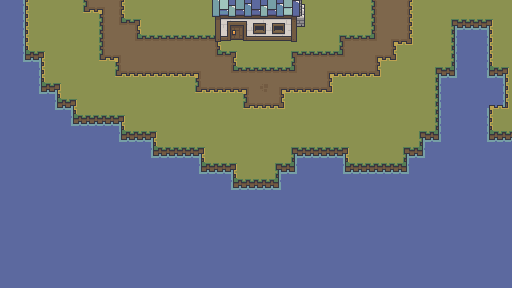

A level layout from a 2D game, rendered from its tile map. Below: a short description, then the map file with its tile-grid data intact:
An orthogonal 32x18 tile map with 16x16 px tiles, 3 tile layers (water, floor, house), 3 tilesets and 4 objects.

<map version="1.10" tiledversion="1.11.2" orientation="orthogonal" renderorder="right-down" width="32" height="18" tilewidth="16" tileheight="16" infinite="0" nextlayerid="11" nextobjectid="5">
 <tileset firstgid="1" source="../../assets/tileset/forest/forest_.tsx" />
 <tileset firstgid="199" source="../../assets/tileset/forest/forestPath_.tsx" />
 <tileset firstgid="239" source="../../assets/tileset/house/structures/blueHouse_4_0.tsx" />
 <group id="2" name="Water">
  <layer id="1" name="water" width="32" height="18">
   <data encoding="csv">
159,0,0,0,0,0,0,0,0,0,0,0,0,0,0,0,0,0,0,0,0,0,0,0,0,0,0,0,0,0,0,0,
159,0,0,0,0,0,0,0,0,0,0,0,0,0,0,0,0,0,0,0,0,0,0,0,0,0,0,0,0,0,0,0,
159,0,0,0,0,0,0,0,0,0,0,0,0,0,0,0,0,0,0,0,0,0,0,0,0,0,0,0,0,159,0,0,
159,0,0,0,0,0,0,0,0,0,0,0,0,0,0,0,0,0,0,0,0,0,0,0,0,0,0,0,0,159,0,0,
159,159,0,0,0,0,0,0,0,0,0,0,0,0,0,0,0,0,0,0,0,0,0,0,0,0,0,0,0,159,0,0,
159,159,0,0,0,0,0,0,0,0,0,0,0,0,0,0,0,0,0,0,0,0,0,0,0,0,0,0,159,159,159,0,
159,159,159,0,0,0,0,0,0,0,0,0,0,0,0,0,0,0,0,0,0,0,0,0,0,0,0,0,159,159,0,0,
159,159,159,159,0,0,0,0,0,0,0,0,0,0,0,0,0,0,0,0,0,0,0,0,0,0,0,0,159,159,0,0,
159,159,159,159,159,159,159,0,0,0,0,0,0,0,0,0,0,0,0,0,0,0,0,0,0,0,0,0,159,159,0,0,
159,159,159,159,159,159,159,159,159,0,0,0,0,0,0,0,0,0,0,0,0,0,0,0,0,0,159,159,159,159,159,159,
159,159,159,159,159,159,159,159,159,159,159,159,0,0,0,0,0,0,0,159,159,0,0,0,0,0,159,159,159,159,159,159,
159,159,159,159,159,159,159,159,159,159,159,159,159,159,159,0,0,0,159,159,159,159,159,159,159,159,159,159,159,159,159,159,
159,159,159,159,159,159,159,159,159,159,159,159,159,159,159,159,159,159,159,159,159,159,159,159,159,159,159,159,159,159,159,159,
159,159,159,159,159,159,159,159,159,159,159,159,159,159,159,159,159,159,159,159,159,159,159,159,159,159,159,159,159,159,159,159,
159,159,159,159,159,159,159,159,159,159,159,159,159,159,159,159,159,159,159,159,159,159,159,159,159,159,159,159,159,159,159,159,
159,159,159,159,159,159,159,159,159,159,159,159,159,159,159,159,159,159,159,159,159,159,159,159,159,159,159,159,159,159,159,159,
159,159,159,159,159,159,159,159,159,159,159,159,159,159,159,159,159,159,159,159,159,159,159,159,159,159,159,159,159,159,159,159,
159,159,159,159,159,159,159,159,159,159,159,159,159,159,159,159,159,159,159,159,159,159,159,159,159,159,159,159,159,159,159,159
</data>
  </layer>
 </group>
 <group id="3" name="Floor" />
 <group id="9" name="ElevationE1">
  <layer id="4" name="floor" width="32" height="18">
   <data encoding="csv">
0,134,47,47,47,219,210,216,47,47,47,47,47,47,47,47,47,47,47,47,47,47,47,218,227,216,47,47,47,47,47,47,
0,134,47,47,47,47,218,224,212,47,47,47,47,47,47,47,47,47,47,47,47,47,47,218,227,216,47,47,115,157,116,47,
0,134,47,47,47,47,218,227,224,225,225,225,225,212,47,47,47,47,47,47,47,211,225,226,208,220,47,47,136,0,134,47,
0,156,116,47,47,47,219,210,227,227,227,227,227,224,212,47,47,47,211,225,225,226,227,208,220,47,47,47,136,0,134,47,
0,0,134,47,47,47,47,219,209,209,209,209,210,227,224,225,225,225,226,227,208,209,209,220,47,47,47,115,158,0,156,116,
0,0,156,116,47,47,47,47,47,47,47,47,219,209,209,210,213,208,209,209,220,47,47,47,47,47,47,136,0,0,0,134,
0,0,0,156,116,47,47,47,47,47,47,47,47,47,47,219,209,220,47,47,47,47,47,47,47,47,47,136,0,0,112,138,
0,0,0,0,156,157,157,116,47,47,47,47,47,47,47,47,47,47,47,47,47,47,47,47,47,47,47,136,0,0,134,47,
0,0,0,0,0,0,0,156,157,116,47,47,47,47,47,47,47,47,47,47,47,47,47,47,47,47,115,158,0,0,156,157,
0,0,0,0,0,0,0,0,0,156,157,157,116,47,47,47,47,47,115,157,157,116,47,47,47,115,158,0,0,0,0,0,
0,0,0,0,0,0,0,0,0,0,0,0,156,157,116,47,47,115,158,0,0,156,157,157,157,158,0,0,0,0,0,0,
0,0,0,0,0,0,0,0,0,0,0,0,0,0,156,157,157,158,0,0,0,0,0,0,0,0,0,0,0,0,0,0,
0,0,0,0,0,0,0,0,0,0,0,0,0,0,0,0,0,0,0,0,0,0,0,0,0,0,0,0,0,0,0,0,
0,0,0,0,0,0,0,0,0,0,0,0,0,0,0,0,0,0,0,0,0,0,0,0,0,0,0,0,0,0,0,0,
0,0,0,0,0,0,0,0,0,0,0,0,0,0,0,0,0,0,0,0,0,0,0,0,0,0,0,0,0,0,0,0,
0,0,0,0,0,0,0,0,0,0,0,0,0,0,0,0,0,0,0,0,0,0,0,0,0,0,0,0,0,0,0,0,
0,0,0,0,0,0,0,0,0,0,0,0,0,0,0,0,0,0,0,0,0,0,0,0,0,0,0,0,0,0,0,0,
0,0,0,0,0,0,0,0,0,0,0,0,0,0,0,0,0,0,0,0,0,0,0,0,0,0,0,0,0,0,0,0
</data>
  </layer>
  <layer id="8" name="house" width="32" height="18">
   <data encoding="csv">
0,0,0,0,0,0,0,0,0,0,0,0,0,360,361,362,363,364,365,366,0,0,0,0,0,0,0,0,0,0,0,0,
0,0,0,0,0,0,0,0,0,0,0,0,0,390,391,392,393,394,395,396,0,0,0,0,0,0,0,0,0,0,0,0,
0,0,0,0,0,0,0,0,0,0,0,0,0,420,421,422,423,424,425,426,0,0,0,0,0,0,0,0,0,0,0,0,
0,0,0,0,0,0,0,0,0,0,0,0,0,0,0,0,0,0,0,0,0,0,0,0,0,0,0,0,0,0,0,0,
0,0,0,0,0,0,0,0,0,0,0,0,0,0,0,0,0,0,0,0,0,0,0,0,0,0,0,0,0,0,0,0,
0,0,0,0,0,0,0,0,0,0,0,0,0,0,0,0,0,0,0,0,0,0,0,0,0,0,0,0,0,0,0,0,
0,0,0,0,0,0,0,0,0,0,0,0,0,0,0,0,0,0,0,0,0,0,0,0,0,0,0,0,0,0,0,0,
0,0,0,0,0,0,0,0,0,0,0,0,0,0,0,0,0,0,0,0,0,0,0,0,0,0,0,0,0,0,0,0,
0,0,0,0,0,0,0,0,0,0,0,0,0,0,0,0,0,0,0,0,0,0,0,0,0,0,0,0,0,0,0,0,
0,0,0,0,0,0,0,0,0,0,0,0,0,0,0,0,0,0,0,0,0,0,0,0,0,0,0,0,0,0,0,0,
0,0,0,0,0,0,0,0,0,0,0,0,0,0,0,0,0,0,0,0,0,0,0,0,0,0,0,0,0,0,0,0,
0,0,0,0,0,0,0,0,0,0,0,0,0,0,0,0,0,0,0,0,0,0,0,0,0,0,0,0,0,0,0,0,
0,0,0,0,0,0,0,0,0,0,0,0,0,0,0,0,0,0,0,0,0,0,0,0,0,0,0,0,0,0,0,0,
0,0,0,0,0,0,0,0,0,0,0,0,0,0,0,0,0,0,0,0,0,0,0,0,0,0,0,0,0,0,0,0,
0,0,0,0,0,0,0,0,0,0,0,0,0,0,0,0,0,0,0,0,0,0,0,0,0,0,0,0,0,0,0,0,
0,0,0,0,0,0,0,0,0,0,0,0,0,0,0,0,0,0,0,0,0,0,0,0,0,0,0,0,0,0,0,0,
0,0,0,0,0,0,0,0,0,0,0,0,0,0,0,0,0,0,0,0,0,0,0,0,0,0,0,0,0,0,0,0,
0,0,0,0,0,0,0,0,0,0,0,0,0,0,0,0,0,0,0,0,0,0,0,0,0,0,0,0,0,0,0,0
</data>
  </layer>
 </group>
 <group id="5" name="zone">
  <objectgroup id="7" name="doors">
   <object id="1" x="506.875" y="108.375" width="4.75" height="22.125">
    <properties>
     <property name="facing" propertytype="FacingDirection" value="EAST" />
     <property name="toDoorId" type="int" value="6" />
     <property name="toRoomName" value="forestWorld" />
    </properties>
   </object>
   <object id="2" x="504.727" y="1.45455" width="6.72727" height="64.3636">
    <properties>
     <property name="facing" propertytype="FacingDirection" value="EAST" />
     <property name="toDoorId" type="int" value="7" />
     <property name="toRoomName" value="forestWorld" />
    </properties>
   </object>
   <object id="3" x="27.5" y="0" width="482" height="7">
    <properties>
     <property name="facing" propertytype="FacingDirection" value="NORTH" />
     <property name="toDoorId" type="int" value="2" />
     <property name="toRoomName" value="forestWorld3" />
    </properties>
   </object>
  </objectgroup>
 </group>
 <objectgroup id="10" name="entities">
  <object id="4" x="206" y="116.5">
   <properties>
    <property name="entity" value="moving" />
    <property name="name" value="Marchand" />
   </properties>
   <point />
  </object>
 </objectgroup>
</map>
